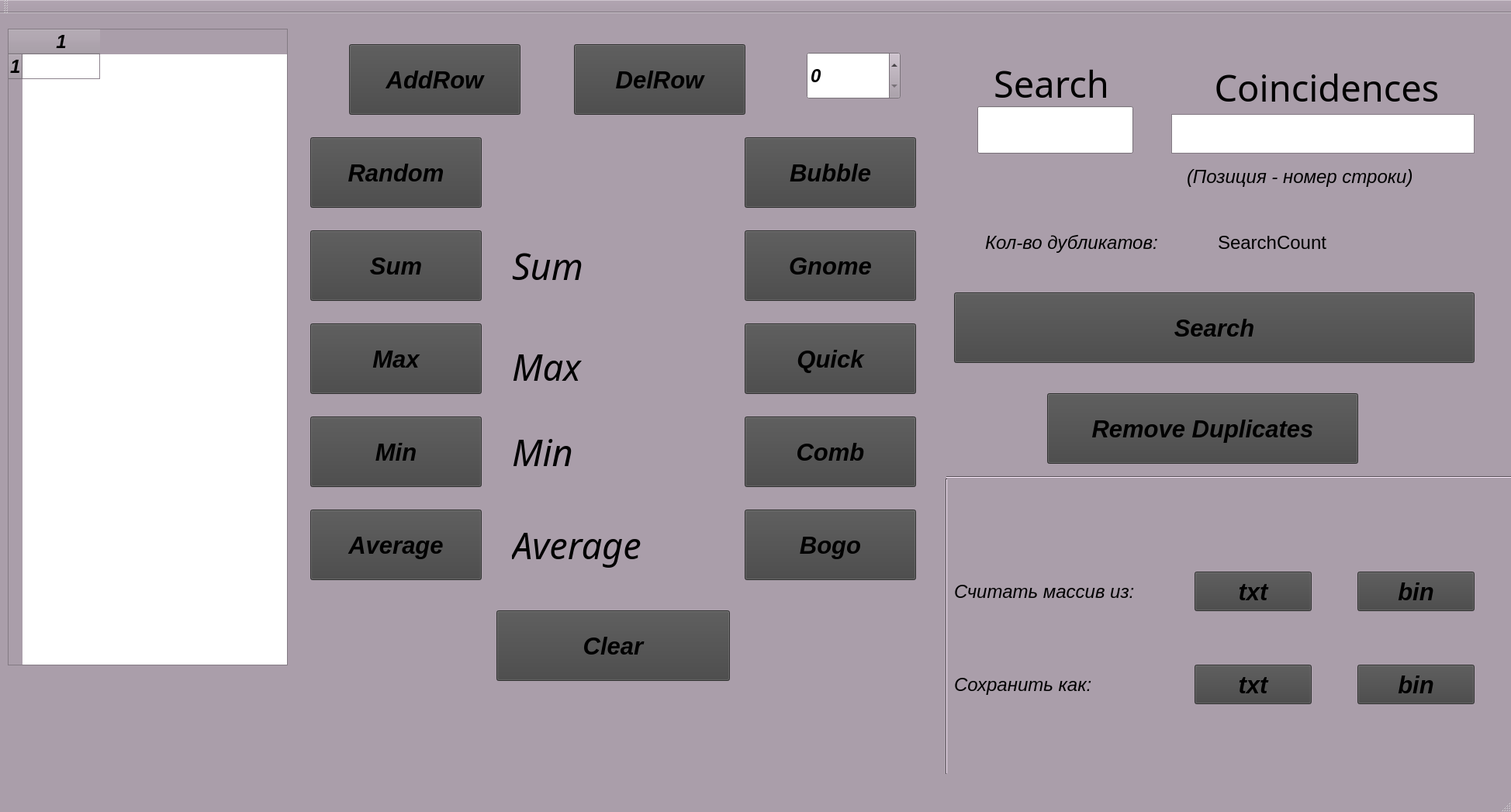
<?xml version="1.0" encoding="UTF-8"?>
<ui version="4.0">
 <class>MainWindow</class>
 <widget class="QMainWindow" name="MainWindow">
  <property name="geometry">
   <rect>
    <x>0</x>
    <y>0</y>
    <width>1948</width>
    <height>1047</height>
   </rect>
  </property>
  <property name="palette">
   <palette>
    <active>
     <colorrole role="WindowText">
      <brush brushstyle="SolidPattern">
       <color alpha="255">
        <red>0</red>
        <green>0</green>
        <blue>0</blue>
       </color>
      </brush>
     </colorrole>
     <colorrole role="Button">
      <brush brushstyle="SolidPattern">
       <color alpha="255">
        <red>170</red>
        <green>158</green>
        <blue>170</blue>
       </color>
      </brush>
     </colorrole>
     <colorrole role="Light">
      <brush brushstyle="SolidPattern">
       <color alpha="255">
        <red>255</red>
        <green>237</green>
        <blue>255</blue>
       </color>
      </brush>
     </colorrole>
     <colorrole role="Midlight">
      <brush brushstyle="SolidPattern">
       <color alpha="255">
        <red>212</red>
        <green>197</green>
        <blue>212</blue>
       </color>
      </brush>
     </colorrole>
     <colorrole role="Dark">
      <brush brushstyle="SolidPattern">
       <color alpha="255">
        <red>85</red>
        <green>79</green>
        <blue>85</blue>
       </color>
      </brush>
     </colorrole>
     <colorrole role="Mid">
      <brush brushstyle="SolidPattern">
       <color alpha="255">
        <red>113</red>
        <green>105</green>
        <blue>113</blue>
       </color>
      </brush>
     </colorrole>
     <colorrole role="Text">
      <brush brushstyle="SolidPattern">
       <color alpha="255">
        <red>0</red>
        <green>0</green>
        <blue>0</blue>
       </color>
      </brush>
     </colorrole>
     <colorrole role="BrightText">
      <brush brushstyle="SolidPattern">
       <color alpha="255">
        <red>255</red>
        <green>255</green>
        <blue>255</blue>
       </color>
      </brush>
     </colorrole>
     <colorrole role="ButtonText">
      <brush brushstyle="SolidPattern">
       <color alpha="255">
        <red>0</red>
        <green>0</green>
        <blue>0</blue>
       </color>
      </brush>
     </colorrole>
     <colorrole role="Base">
      <brush brushstyle="SolidPattern">
       <color alpha="255">
        <red>255</red>
        <green>255</green>
        <blue>255</blue>
       </color>
      </brush>
     </colorrole>
     <colorrole role="Window">
      <brush brushstyle="SolidPattern">
       <color alpha="255">
        <red>170</red>
        <green>158</green>
        <blue>170</blue>
       </color>
      </brush>
     </colorrole>
     <colorrole role="Shadow">
      <brush brushstyle="SolidPattern">
       <color alpha="255">
        <red>0</red>
        <green>0</green>
        <blue>0</blue>
       </color>
      </brush>
     </colorrole>
     <colorrole role="AlternateBase">
      <brush brushstyle="SolidPattern">
       <color alpha="255">
        <red>212</red>
        <green>206</green>
        <blue>212</blue>
       </color>
      </brush>
     </colorrole>
     <colorrole role="ToolTipBase">
      <brush brushstyle="SolidPattern">
       <color alpha="255">
        <red>255</red>
        <green>255</green>
        <blue>220</blue>
       </color>
      </brush>
     </colorrole>
     <colorrole role="ToolTipText">
      <brush brushstyle="SolidPattern">
       <color alpha="255">
        <red>0</red>
        <green>0</green>
        <blue>0</blue>
       </color>
      </brush>
     </colorrole>
     <colorrole role="PlaceholderText">
      <brush brushstyle="SolidPattern">
       <color alpha="128">
        <red>0</red>
        <green>0</green>
        <blue>0</blue>
       </color>
      </brush>
     </colorrole>
    </active>
    <inactive>
     <colorrole role="WindowText">
      <brush brushstyle="SolidPattern">
       <color alpha="255">
        <red>0</red>
        <green>0</green>
        <blue>0</blue>
       </color>
      </brush>
     </colorrole>
     <colorrole role="Button">
      <brush brushstyle="SolidPattern">
       <color alpha="255">
        <red>170</red>
        <green>158</green>
        <blue>170</blue>
       </color>
      </brush>
     </colorrole>
     <colorrole role="Light">
      <brush brushstyle="SolidPattern">
       <color alpha="255">
        <red>255</red>
        <green>237</green>
        <blue>255</blue>
       </color>
      </brush>
     </colorrole>
     <colorrole role="Midlight">
      <brush brushstyle="SolidPattern">
       <color alpha="255">
        <red>212</red>
        <green>197</green>
        <blue>212</blue>
       </color>
      </brush>
     </colorrole>
     <colorrole role="Dark">
      <brush brushstyle="SolidPattern">
       <color alpha="255">
        <red>85</red>
        <green>79</green>
        <blue>85</blue>
       </color>
      </brush>
     </colorrole>
     <colorrole role="Mid">
      <brush brushstyle="SolidPattern">
       <color alpha="255">
        <red>113</red>
        <green>105</green>
        <blue>113</blue>
       </color>
      </brush>
     </colorrole>
     <colorrole role="Text">
      <brush brushstyle="SolidPattern">
       <color alpha="255">
        <red>0</red>
        <green>0</green>
        <blue>0</blue>
       </color>
      </brush>
     </colorrole>
     <colorrole role="BrightText">
      <brush brushstyle="SolidPattern">
       <color alpha="255">
        <red>255</red>
        <green>255</green>
        <blue>255</blue>
       </color>
      </brush>
     </colorrole>
     <colorrole role="ButtonText">
      <brush brushstyle="SolidPattern">
       <color alpha="255">
        <red>0</red>
        <green>0</green>
        <blue>0</blue>
       </color>
      </brush>
     </colorrole>
     <colorrole role="Base">
      <brush brushstyle="SolidPattern">
       <color alpha="255">
        <red>255</red>
        <green>255</green>
        <blue>255</blue>
       </color>
      </brush>
     </colorrole>
     <colorrole role="Window">
      <brush brushstyle="SolidPattern">
       <color alpha="255">
        <red>170</red>
        <green>158</green>
        <blue>170</blue>
       </color>
      </brush>
     </colorrole>
     <colorrole role="Shadow">
      <brush brushstyle="SolidPattern">
       <color alpha="255">
        <red>0</red>
        <green>0</green>
        <blue>0</blue>
       </color>
      </brush>
     </colorrole>
     <colorrole role="AlternateBase">
      <brush brushstyle="SolidPattern">
       <color alpha="255">
        <red>212</red>
        <green>206</green>
        <blue>212</blue>
       </color>
      </brush>
     </colorrole>
     <colorrole role="ToolTipBase">
      <brush brushstyle="SolidPattern">
       <color alpha="255">
        <red>255</red>
        <green>255</green>
        <blue>220</blue>
       </color>
      </brush>
     </colorrole>
     <colorrole role="ToolTipText">
      <brush brushstyle="SolidPattern">
       <color alpha="255">
        <red>0</red>
        <green>0</green>
        <blue>0</blue>
       </color>
      </brush>
     </colorrole>
     <colorrole role="PlaceholderText">
      <brush brushstyle="SolidPattern">
       <color alpha="128">
        <red>0</red>
        <green>0</green>
        <blue>0</blue>
       </color>
      </brush>
     </colorrole>
    </inactive>
    <disabled>
     <colorrole role="WindowText">
      <brush brushstyle="SolidPattern">
       <color alpha="255">
        <red>85</red>
        <green>79</green>
        <blue>85</blue>
       </color>
      </brush>
     </colorrole>
     <colorrole role="Button">
      <brush brushstyle="SolidPattern">
       <color alpha="255">
        <red>170</red>
        <green>158</green>
        <blue>170</blue>
       </color>
      </brush>
     </colorrole>
     <colorrole role="Light">
      <brush brushstyle="SolidPattern">
       <color alpha="255">
        <red>255</red>
        <green>237</green>
        <blue>255</blue>
       </color>
      </brush>
     </colorrole>
     <colorrole role="Midlight">
      <brush brushstyle="SolidPattern">
       <color alpha="255">
        <red>212</red>
        <green>197</green>
        <blue>212</blue>
       </color>
      </brush>
     </colorrole>
     <colorrole role="Dark">
      <brush brushstyle="SolidPattern">
       <color alpha="255">
        <red>85</red>
        <green>79</green>
        <blue>85</blue>
       </color>
      </brush>
     </colorrole>
     <colorrole role="Mid">
      <brush brushstyle="SolidPattern">
       <color alpha="255">
        <red>113</red>
        <green>105</green>
        <blue>113</blue>
       </color>
      </brush>
     </colorrole>
     <colorrole role="Text">
      <brush brushstyle="SolidPattern">
       <color alpha="255">
        <red>85</red>
        <green>79</green>
        <blue>85</blue>
       </color>
      </brush>
     </colorrole>
     <colorrole role="BrightText">
      <brush brushstyle="SolidPattern">
       <color alpha="255">
        <red>255</red>
        <green>255</green>
        <blue>255</blue>
       </color>
      </brush>
     </colorrole>
     <colorrole role="ButtonText">
      <brush brushstyle="SolidPattern">
       <color alpha="255">
        <red>85</red>
        <green>79</green>
        <blue>85</blue>
       </color>
      </brush>
     </colorrole>
     <colorrole role="Base">
      <brush brushstyle="SolidPattern">
       <color alpha="255">
        <red>170</red>
        <green>158</green>
        <blue>170</blue>
       </color>
      </brush>
     </colorrole>
     <colorrole role="Window">
      <brush brushstyle="SolidPattern">
       <color alpha="255">
        <red>170</red>
        <green>158</green>
        <blue>170</blue>
       </color>
      </brush>
     </colorrole>
     <colorrole role="Shadow">
      <brush brushstyle="SolidPattern">
       <color alpha="255">
        <red>0</red>
        <green>0</green>
        <blue>0</blue>
       </color>
      </brush>
     </colorrole>
     <colorrole role="AlternateBase">
      <brush brushstyle="SolidPattern">
       <color alpha="255">
        <red>170</red>
        <green>158</green>
        <blue>170</blue>
       </color>
      </brush>
     </colorrole>
     <colorrole role="ToolTipBase">
      <brush brushstyle="SolidPattern">
       <color alpha="255">
        <red>255</red>
        <green>255</green>
        <blue>220</blue>
       </color>
      </brush>
     </colorrole>
     <colorrole role="ToolTipText">
      <brush brushstyle="SolidPattern">
       <color alpha="255">
        <red>0</red>
        <green>0</green>
        <blue>0</blue>
       </color>
      </brush>
     </colorrole>
     <colorrole role="PlaceholderText">
      <brush brushstyle="SolidPattern">
       <color alpha="128">
        <red>0</red>
        <green>0</green>
        <blue>0</blue>
       </color>
      </brush>
     </colorrole>
    </disabled>
   </palette>
  </property>
  <property name="font">
   <font>
    <pointsize>18</pointsize>
   </font>
  </property>
  <property name="windowTitle">
   <string>MainWindow</string>
  </property>
  <widget class="QWidget" name="centralWidget">
   <widget class="QTableWidget" name="tableWidget">
    <property name="geometry">
     <rect>
      <x>10</x>
      <y>20</y>
      <width>361</width>
      <height>821</height>
     </rect>
    </property>
    <property name="font">
     <font>
      <pointsize>18</pointsize>
      <weight>75</weight>
      <italic>true</italic>
      <bold>true</bold>
     </font>
    </property>
    <row>
     <property name="text">
      <string>1</string>
     </property>
    </row>
    <column>
     <property name="text">
      <string>1</string>
     </property>
    </column>
    <item row="0" column="0">
     <property name="font">
      <font>
       <pointsize>18</pointsize>
      </font>
     </property>
    </item>
   </widget>
   <widget class="QPushButton" name="pushButton_Addrow">
    <property name="geometry">
     <rect>
      <x>450</x>
      <y>40</y>
      <width>221</width>
      <height>91</height>
     </rect>
    </property>
    <property name="font">
     <font>
      <pointsize>23</pointsize>
      <weight>75</weight>
      <italic>true</italic>
      <bold>true</bold>
      <underline>false</underline>
      <strikeout>false</strikeout>
      <kerning>true</kerning>
     </font>
    </property>
    <property name="cursor">
     <cursorShape>PointingHandCursor</cursorShape>
    </property>
    <property name="styleSheet">
     <string notr="true">color: qlineargradient(spread:pad, x1:0, y1:0, x2:1, y2:0, stop:0 rgba(245, 224, 176, 255), stop:0.09 rgba(246, 189, 237, 255), stop:0.14 rgba(194, 207, 246, 255), stop:0.19 rgba(184, 160, 168, 255), stop:0.25 rgba(171, 186, 248, 255), stop:0.32 rgba(243, 248, 224, 255), stop:0.385 rgba(249, 162, 183, 255), stop:0.47 rgba(100, 115, 124, 255), stop:0.58 rgba(251, 205, 202, 255), stop:0.65 rgba(170, 128, 185, 255), stop:0.75 rgba(252, 222, 204, 255), stop:0.805 rgba(206, 122, 218, 255), stop:0.86 rgba(254, 223, 175, 255), stop:0.91 rgba(254, 236, 244, 255), stop:1 rgba(255, 191, 221, 255));
background-color: rgb(68, 68, 68);</string>
    </property>
    <property name="text">
     <string>AddRow</string>
    </property>
   </widget>
   <widget class="QPushButton" name="pushButton_DelRow">
    <property name="geometry">
     <rect>
      <x>740</x>
      <y>40</y>
      <width>221</width>
      <height>91</height>
     </rect>
    </property>
    <property name="font">
     <font>
      <pointsize>23</pointsize>
      <weight>75</weight>
      <italic>true</italic>
      <bold>true</bold>
     </font>
    </property>
    <property name="styleSheet">
     <string notr="true">color: qlineargradient(spread:pad, x1:0, y1:0, x2:1, y2:0, stop:0 rgba(245, 224, 176, 255), stop:0.09 rgba(246, 189, 237, 255), stop:0.14 rgba(194, 207, 246, 255), stop:0.19 rgba(184, 160, 168, 255), stop:0.25 rgba(171, 186, 248, 255), stop:0.32 rgba(243, 248, 224, 255), stop:0.385 rgba(249, 162, 183, 255), stop:0.47 rgba(100, 115, 124, 255), stop:0.58 rgba(251, 205, 202, 255), stop:0.65 rgba(170, 128, 185, 255), stop:0.75 rgba(252, 222, 204, 255), stop:0.805 rgba(206, 122, 218, 255), stop:0.86 rgba(254, 223, 175, 255), stop:0.91 rgba(254, 236, 244, 255), stop:1 rgba(255, 191, 221, 255));
background-color: rgb(68, 68, 68);</string>
    </property>
    <property name="text">
     <string>DelRow</string>
    </property>
   </widget>
   <widget class="QPushButton" name="pushButton_Random">
    <property name="geometry">
     <rect>
      <x>400</x>
      <y>160</y>
      <width>221</width>
      <height>91</height>
     </rect>
    </property>
    <property name="font">
     <font>
      <pointsize>23</pointsize>
      <weight>75</weight>
      <italic>true</italic>
      <bold>true</bold>
     </font>
    </property>
    <property name="cursor">
     <cursorShape>PointingHandCursor</cursorShape>
    </property>
    <property name="styleSheet">
     <string notr="true">color: qlineargradient(spread:pad, x1:0, y1:0, x2:1, y2:0, stop:0 rgba(245, 224, 176, 255), stop:0.09 rgba(246, 189, 237, 255), stop:0.14 rgba(194, 207, 246, 255), stop:0.19 rgba(184, 160, 168, 255), stop:0.25 rgba(171, 186, 248, 255), stop:0.32 rgba(243, 248, 224, 255), stop:0.385 rgba(249, 162, 183, 255), stop:0.47 rgba(100, 115, 124, 255), stop:0.58 rgba(251, 205, 202, 255), stop:0.65 rgba(170, 128, 185, 255), stop:0.75 rgba(252, 222, 204, 255), stop:0.805 rgba(206, 122, 218, 255), stop:0.86 rgba(254, 223, 175, 255), stop:0.91 rgba(254, 236, 244, 255), stop:1 rgba(255, 191, 221, 255));
background-color: rgb(68, 68, 68);</string>
    </property>
    <property name="text">
     <string>Random</string>
    </property>
   </widget>
   <widget class="QPushButton" name="pushButton_Sum">
    <property name="geometry">
     <rect>
      <x>400</x>
      <y>280</y>
      <width>221</width>
      <height>91</height>
     </rect>
    </property>
    <property name="font">
     <font>
      <pointsize>23</pointsize>
      <weight>75</weight>
      <italic>true</italic>
      <bold>true</bold>
     </font>
    </property>
    <property name="cursor">
     <cursorShape>PointingHandCursor</cursorShape>
    </property>
    <property name="styleSheet">
     <string notr="true">color: qlineargradient(spread:pad, x1:0, y1:0, x2:1, y2:0, stop:0 rgba(245, 224, 176, 255), stop:0.09 rgba(246, 189, 237, 255), stop:0.14 rgba(194, 207, 246, 255), stop:0.19 rgba(184, 160, 168, 255), stop:0.25 rgba(171, 186, 248, 255), stop:0.32 rgba(243, 248, 224, 255), stop:0.385 rgba(249, 162, 183, 255), stop:0.47 rgba(100, 115, 124, 255), stop:0.58 rgba(251, 205, 202, 255), stop:0.65 rgba(170, 128, 185, 255), stop:0.75 rgba(252, 222, 204, 255), stop:0.805 rgba(206, 122, 218, 255), stop:0.86 rgba(254, 223, 175, 255), stop:0.91 rgba(254, 236, 244, 255), stop:1 rgba(255, 191, 221, 255));
background-color: rgb(68, 68, 68);</string>
    </property>
    <property name="text">
     <string>Sum</string>
    </property>
   </widget>
   <widget class="QPushButton" name="pushButton_Max">
    <property name="geometry">
     <rect>
      <x>400</x>
      <y>400</y>
      <width>221</width>
      <height>91</height>
     </rect>
    </property>
    <property name="font">
     <font>
      <pointsize>23</pointsize>
      <weight>75</weight>
      <italic>true</italic>
      <bold>true</bold>
     </font>
    </property>
    <property name="cursor">
     <cursorShape>PointingHandCursor</cursorShape>
    </property>
    <property name="styleSheet">
     <string notr="true">color: qlineargradient(spread:pad, x1:0, y1:0, x2:1, y2:0, stop:0 rgba(245, 224, 176, 255), stop:0.09 rgba(246, 189, 237, 255), stop:0.14 rgba(194, 207, 246, 255), stop:0.19 rgba(184, 160, 168, 255), stop:0.25 rgba(171, 186, 248, 255), stop:0.32 rgba(243, 248, 224, 255), stop:0.385 rgba(249, 162, 183, 255), stop:0.47 rgba(100, 115, 124, 255), stop:0.58 rgba(251, 205, 202, 255), stop:0.65 rgba(170, 128, 185, 255), stop:0.75 rgba(252, 222, 204, 255), stop:0.805 rgba(206, 122, 218, 255), stop:0.86 rgba(254, 223, 175, 255), stop:0.91 rgba(254, 236, 244, 255), stop:1 rgba(255, 191, 221, 255));
background-color: rgb(68, 68, 68);</string>
    </property>
    <property name="text">
     <string>Max</string>
    </property>
   </widget>
   <widget class="QPushButton" name="pushButton_Min">
    <property name="geometry">
     <rect>
      <x>400</x>
      <y>520</y>
      <width>221</width>
      <height>91</height>
     </rect>
    </property>
    <property name="font">
     <font>
      <pointsize>23</pointsize>
      <weight>75</weight>
      <italic>true</italic>
      <bold>true</bold>
     </font>
    </property>
    <property name="cursor">
     <cursorShape>PointingHandCursor</cursorShape>
    </property>
    <property name="styleSheet">
     <string notr="true">color: qlineargradient(spread:pad, x1:0, y1:0, x2:1, y2:0, stop:0 rgba(245, 224, 176, 255), stop:0.09 rgba(246, 189, 237, 255), stop:0.14 rgba(194, 207, 246, 255), stop:0.19 rgba(184, 160, 168, 255), stop:0.25 rgba(171, 186, 248, 255), stop:0.32 rgba(243, 248, 224, 255), stop:0.385 rgba(249, 162, 183, 255), stop:0.47 rgba(100, 115, 124, 255), stop:0.58 rgba(251, 205, 202, 255), stop:0.65 rgba(170, 128, 185, 255), stop:0.75 rgba(252, 222, 204, 255), stop:0.805 rgba(206, 122, 218, 255), stop:0.86 rgba(254, 223, 175, 255), stop:0.91 rgba(254, 236, 244, 255), stop:1 rgba(255, 191, 221, 255));
background-color: rgb(68, 68, 68);</string>
    </property>
    <property name="text">
     <string>Min</string>
    </property>
   </widget>
   <widget class="QPushButton" name="pushButton_Average">
    <property name="geometry">
     <rect>
      <x>400</x>
      <y>640</y>
      <width>221</width>
      <height>91</height>
     </rect>
    </property>
    <property name="font">
     <font>
      <pointsize>23</pointsize>
      <weight>75</weight>
      <italic>true</italic>
      <bold>true</bold>
     </font>
    </property>
    <property name="cursor">
     <cursorShape>PointingHandCursor</cursorShape>
    </property>
    <property name="styleSheet">
     <string notr="true">background-color: rgb(68, 68, 68);
color: qlineargradient(spread:pad, x1:0, y1:0, x2:1, y2:0, stop:0 rgba(245, 224, 176, 255), stop:0.09 rgba(246, 189, 237, 255), stop:0.14 rgba(194, 207, 246, 255), stop:0.19 rgba(184, 160, 168, 255), stop:0.25 rgba(171, 186, 248, 255), stop:0.32 rgba(243, 248, 224, 255), stop:0.385 rgba(249, 162, 183, 255), stop:0.47 rgba(100, 115, 124, 255), stop:0.58 rgba(251, 205, 202, 255), stop:0.65 rgba(170, 128, 185, 255), stop:0.75 rgba(252, 222, 204, 255), stop:0.805 rgba(206, 122, 218, 255), stop:0.86 rgba(254, 223, 175, 255), stop:0.91 rgba(254, 236, 244, 255), stop:1 rgba(255, 191, 221, 255));</string>
    </property>
    <property name="text">
     <string>Average</string>
    </property>
   </widget>
   <widget class="QPushButton" name="pushButton_Clear">
    <property name="geometry">
     <rect>
      <x>640</x>
      <y>770</y>
      <width>301</width>
      <height>91</height>
     </rect>
    </property>
    <property name="font">
     <font>
      <pointsize>23</pointsize>
      <weight>75</weight>
      <italic>true</italic>
      <bold>true</bold>
     </font>
    </property>
    <property name="cursor">
     <cursorShape>PointingHandCursor</cursorShape>
    </property>
    <property name="styleSheet">
     <string notr="true">color: qlineargradient(spread:pad, x1:0, y1:0, x2:1, y2:0, stop:0 rgba(245, 224, 176, 255), stop:0.09 rgba(246, 189, 237, 255), stop:0.14 rgba(194, 207, 246, 255), stop:0.19 rgba(184, 160, 168, 255), stop:0.25 rgba(171, 186, 248, 255), stop:0.32 rgba(243, 248, 224, 255), stop:0.385 rgba(249, 162, 183, 255), stop:0.47 rgba(100, 115, 124, 255), stop:0.58 rgba(251, 205, 202, 255), stop:0.65 rgba(170, 128, 185, 255), stop:0.75 rgba(252, 222, 204, 255), stop:0.805 rgba(206, 122, 218, 255), stop:0.86 rgba(254, 223, 175, 255), stop:0.91 rgba(254, 236, 244, 255), stop:1 rgba(255, 191, 221, 255));
background-color: rgb(68, 68, 68);</string>
    </property>
    <property name="text">
     <string>Clear</string>
    </property>
   </widget>
   <widget class="QSpinBox" name="spinBox">
    <property name="geometry">
     <rect>
      <x>1040</x>
      <y>50</y>
      <width>121</width>
      <height>61</height>
     </rect>
    </property>
    <property name="font">
     <font>
      <weight>75</weight>
      <italic>true</italic>
      <bold>true</bold>
     </font>
    </property>
   </widget>
   <widget class="QPushButton" name="pushButton_Bubble">
    <property name="geometry">
     <rect>
      <x>960</x>
      <y>160</y>
      <width>221</width>
      <height>91</height>
     </rect>
    </property>
    <property name="font">
     <font>
      <pointsize>23</pointsize>
      <weight>75</weight>
      <italic>true</italic>
      <bold>true</bold>
      <underline>false</underline>
     </font>
    </property>
    <property name="cursor">
     <cursorShape>PointingHandCursor</cursorShape>
    </property>
    <property name="styleSheet">
     <string notr="true">color: qlineargradient(spread:pad, x1:0, y1:0, x2:1, y2:0, stop:0 rgba(245, 224, 176, 255), stop:0.09 rgba(246, 189, 237, 255), stop:0.14 rgba(194, 207, 246, 255), stop:0.19 rgba(184, 160, 168, 255), stop:0.25 rgba(171, 186, 248, 255), stop:0.32 rgba(243, 248, 224, 255), stop:0.385 rgba(249, 162, 183, 255), stop:0.47 rgba(100, 115, 124, 255), stop:0.58 rgba(251, 205, 202, 255), stop:0.65 rgba(170, 128, 185, 255), stop:0.75 rgba(252, 222, 204, 255), stop:0.805 rgba(206, 122, 218, 255), stop:0.86 rgba(254, 223, 175, 255), stop:0.91 rgba(254, 236, 244, 255), stop:1 rgba(255, 191, 221, 255));
background-color: rgb(68, 68, 68);</string>
    </property>
    <property name="text">
     <string>Bubble</string>
    </property>
   </widget>
   <widget class="QPushButton" name="pushButton_Gnome">
    <property name="geometry">
     <rect>
      <x>960</x>
      <y>280</y>
      <width>221</width>
      <height>91</height>
     </rect>
    </property>
    <property name="font">
     <font>
      <pointsize>23</pointsize>
      <weight>75</weight>
      <italic>true</italic>
      <bold>true</bold>
     </font>
    </property>
    <property name="cursor">
     <cursorShape>PointingHandCursor</cursorShape>
    </property>
    <property name="styleSheet">
     <string notr="true">background-color: rgb(68, 68, 68);
color: qlineargradient(spread:pad, x1:0, y1:0, x2:1, y2:0, stop:0 rgba(245, 224, 176, 255), stop:0.09 rgba(246, 189, 237, 255), stop:0.14 rgba(194, 207, 246, 255), stop:0.19 rgba(184, 160, 168, 255), stop:0.25 rgba(171, 186, 248, 255), stop:0.32 rgba(243, 248, 224, 255), stop:0.385 rgba(249, 162, 183, 255), stop:0.47 rgba(100, 115, 124, 255), stop:0.58 rgba(251, 205, 202, 255), stop:0.65 rgba(170, 128, 185, 255), stop:0.75 rgba(252, 222, 204, 255), stop:0.805 rgba(206, 122, 218, 255), stop:0.86 rgba(254, 223, 175, 255), stop:0.91 rgba(254, 236, 244, 255), stop:1 rgba(255, 191, 221, 255));</string>
    </property>
    <property name="text">
     <string>Gnome</string>
    </property>
   </widget>
   <widget class="QPushButton" name="pushButton_Quick">
    <property name="geometry">
     <rect>
      <x>960</x>
      <y>400</y>
      <width>221</width>
      <height>91</height>
     </rect>
    </property>
    <property name="font">
     <font>
      <pointsize>23</pointsize>
      <weight>75</weight>
      <italic>true</italic>
      <bold>true</bold>
     </font>
    </property>
    <property name="cursor">
     <cursorShape>PointingHandCursor</cursorShape>
    </property>
    <property name="styleSheet">
     <string notr="true">color: qlineargradient(spread:pad, x1:0, y1:0, x2:1, y2:0, stop:0 rgba(245, 224, 176, 255), stop:0.09 rgba(246, 189, 237, 255), stop:0.14 rgba(194, 207, 246, 255), stop:0.19 rgba(184, 160, 168, 255), stop:0.25 rgba(171, 186, 248, 255), stop:0.32 rgba(243, 248, 224, 255), stop:0.385 rgba(249, 162, 183, 255), stop:0.47 rgba(100, 115, 124, 255), stop:0.58 rgba(251, 205, 202, 255), stop:0.65 rgba(170, 128, 185, 255), stop:0.75 rgba(252, 222, 204, 255), stop:0.805 rgba(206, 122, 218, 255), stop:0.86 rgba(254, 223, 175, 255), stop:0.91 rgba(254, 236, 244, 255), stop:1 rgba(255, 191, 221, 255));
background-color: rgb(68, 68, 68);</string>
    </property>
    <property name="text">
     <string>Quick</string>
    </property>
   </widget>
   <widget class="QPushButton" name="pushButton_Comb">
    <property name="geometry">
     <rect>
      <x>960</x>
      <y>520</y>
      <width>221</width>
      <height>91</height>
     </rect>
    </property>
    <property name="font">
     <font>
      <pointsize>23</pointsize>
      <weight>75</weight>
      <italic>true</italic>
      <bold>true</bold>
     </font>
    </property>
    <property name="cursor">
     <cursorShape>PointingHandCursor</cursorShape>
    </property>
    <property name="styleSheet">
     <string notr="true">background-color: rgb(68, 68, 68);
color: qlineargradient(spread:pad, x1:0, y1:0, x2:1, y2:0, stop:0 rgba(245, 224, 176, 255), stop:0.09 rgba(246, 189, 237, 255), stop:0.14 rgba(194, 207, 246, 255), stop:0.19 rgba(184, 160, 168, 255), stop:0.25 rgba(171, 186, 248, 255), stop:0.32 rgba(243, 248, 224, 255), stop:0.385 rgba(249, 162, 183, 255), stop:0.47 rgba(100, 115, 124, 255), stop:0.58 rgba(251, 205, 202, 255), stop:0.65 rgba(170, 128, 185, 255), stop:0.75 rgba(252, 222, 204, 255), stop:0.805 rgba(206, 122, 218, 255), stop:0.86 rgba(254, 223, 175, 255), stop:0.91 rgba(254, 236, 244, 255), stop:1 rgba(255, 191, 221, 255));</string>
    </property>
    <property name="text">
     <string>Comb</string>
    </property>
   </widget>
   <widget class="QPushButton" name="pushButton_Monke">
    <property name="geometry">
     <rect>
      <x>960</x>
      <y>640</y>
      <width>221</width>
      <height>91</height>
     </rect>
    </property>
    <property name="font">
     <font>
      <pointsize>23</pointsize>
      <weight>75</weight>
      <italic>true</italic>
      <bold>true</bold>
     </font>
    </property>
    <property name="cursor">
     <cursorShape>PointingHandCursor</cursorShape>
    </property>
    <property name="styleSheet">
     <string notr="true">background-color: rgb(68, 68, 68);
color: qlineargradient(spread:pad, x1:0, y1:0, x2:1, y2:0, stop:0 rgba(245, 224, 176, 255), stop:0.09 rgba(246, 189, 237, 255), stop:0.14 rgba(194, 207, 246, 255), stop:0.19 rgba(184, 160, 168, 255), stop:0.25 rgba(171, 186, 248, 255), stop:0.32 rgba(243, 248, 224, 255), stop:0.385 rgba(249, 162, 183, 255), stop:0.47 rgba(100, 115, 124, 255), stop:0.58 rgba(251, 205, 202, 255), stop:0.65 rgba(170, 128, 185, 255), stop:0.75 rgba(252, 222, 204, 255), stop:0.805 rgba(206, 122, 218, 255), stop:0.86 rgba(254, 223, 175, 255), stop:0.91 rgba(254, 236, 244, 255), stop:1 rgba(255, 191, 221, 255));</string>
    </property>
    <property name="text">
     <string>Bogo</string>
    </property>
   </widget>
   <widget class="QLabel" name="label_Sum">
    <property name="geometry">
     <rect>
      <x>660</x>
      <y>290</y>
      <width>201</width>
      <height>71</height>
     </rect>
    </property>
    <property name="font">
     <font>
      <family>Vivaldi</family>
      <pointsize>35</pointsize>
      <weight>50</weight>
      <italic>true</italic>
      <bold>false</bold>
      <underline>false</underline>
     </font>
    </property>
    <property name="text">
     <string>Sum</string>
    </property>
   </widget>
   <widget class="QLabel" name="label_Max">
    <property name="geometry">
     <rect>
      <x>660</x>
      <y>420</y>
      <width>201</width>
      <height>71</height>
     </rect>
    </property>
    <property name="font">
     <font>
      <family>Vivaldi</family>
      <pointsize>35</pointsize>
      <weight>50</weight>
      <italic>true</italic>
      <bold>false</bold>
     </font>
    </property>
    <property name="text">
     <string>Max</string>
    </property>
   </widget>
   <widget class="QLabel" name="label_Min">
    <property name="geometry">
     <rect>
      <x>660</x>
      <y>530</y>
      <width>201</width>
      <height>71</height>
     </rect>
    </property>
    <property name="font">
     <font>
      <family>Vivaldi</family>
      <pointsize>35</pointsize>
      <weight>50</weight>
      <italic>true</italic>
      <bold>false</bold>
     </font>
    </property>
    <property name="text">
     <string>Min</string>
    </property>
   </widget>
   <widget class="QLabel" name="label_Average">
    <property name="geometry">
     <rect>
      <x>660</x>
      <y>650</y>
      <width>201</width>
      <height>71</height>
     </rect>
    </property>
    <property name="font">
     <font>
      <family>Vivaldi</family>
      <pointsize>35</pointsize>
      <weight>50</weight>
      <italic>true</italic>
      <bold>false</bold>
     </font>
    </property>
    <property name="text">
     <string>Average</string>
    </property>
   </widget>
   <widget class="QLabel" name="label_Search">
    <property name="geometry">
     <rect>
      <x>1250</x>
      <y>50</y>
      <width>211</width>
      <height>81</height>
     </rect>
    </property>
    <property name="font">
     <font>
      <family>Vivaldi</family>
      <pointsize>35</pointsize>
      <weight>50</weight>
      <italic>false</italic>
      <bold>false</bold>
      <underline>false</underline>
     </font>
    </property>
    <property name="text">
     <string>&lt;html&gt;&lt;head/&gt;&lt;body&gt;&lt;p align=&quot;center&quot;&gt;Search&lt;/p&gt;&lt;/body&gt;&lt;/html&gt;</string>
    </property>
   </widget>
   <widget class="QLineEdit" name="lineEdit_Search">
    <property name="geometry">
     <rect>
      <x>1260</x>
      <y>120</y>
      <width>201</width>
      <height>61</height>
     </rect>
    </property>
   </widget>
   <widget class="QLabel" name="label_Coincidences">
    <property name="geometry">
     <rect>
      <x>1560</x>
      <y>60</y>
      <width>301</width>
      <height>71</height>
     </rect>
    </property>
    <property name="font">
     <font>
      <family>Vivaldi</family>
      <pointsize>35</pointsize>
     </font>
    </property>
    <property name="text">
     <string>&lt;html&gt;&lt;head/&gt;&lt;body&gt;&lt;p align=&quot;center&quot;&gt;Coincidences&lt;/p&gt;&lt;/body&gt;&lt;/html&gt;</string>
    </property>
   </widget>
   <widget class="QPushButton" name="pushButton_Duplicates">
    <property name="geometry">
     <rect>
      <x>1350</x>
      <y>490</y>
      <width>401</width>
      <height>91</height>
     </rect>
    </property>
    <property name="font">
     <font>
      <pointsize>23</pointsize>
      <weight>75</weight>
      <italic>true</italic>
      <bold>true</bold>
      <underline>false</underline>
     </font>
    </property>
    <property name="cursor">
     <cursorShape>PointingHandCursor</cursorShape>
    </property>
    <property name="styleSheet">
     <string notr="true">background-color: rgb(68, 68, 68);
color: qlineargradient(spread:pad, x1:0, y1:0, x2:1, y2:0, stop:0 rgba(245, 224, 176, 255), stop:0.09 rgba(246, 189, 237, 255), stop:0.14 rgba(194, 207, 246, 255), stop:0.19 rgba(184, 160, 168, 255), stop:0.25 rgba(171, 186, 248, 255), stop:0.32 rgba(243, 248, 224, 255), stop:0.385 rgba(249, 162, 183, 255), stop:0.47 rgba(100, 115, 124, 255), stop:0.58 rgba(251, 205, 202, 255), stop:0.65 rgba(170, 128, 185, 255), stop:0.75 rgba(252, 222, 204, 255), stop:0.805 rgba(206, 122, 218, 255), stop:0.86 rgba(254, 223, 175, 255), stop:0.91 rgba(254, 236, 244, 255), stop:1 rgba(255, 191, 221, 255));</string>
    </property>
    <property name="text">
     <string>Remove Duplicates</string>
    </property>
   </widget>
   <widget class="QLabel" name="label">
    <property name="geometry">
     <rect>
      <x>1530</x>
      <y>190</y>
      <width>371</width>
      <height>41</height>
     </rect>
    </property>
    <property name="font">
     <font>
      <weight>50</weight>
      <italic>true</italic>
      <bold>false</bold>
     </font>
    </property>
    <property name="text">
     <string>(Позиция - номер строки)</string>
    </property>
   </widget>
   <widget class="QPushButton" name="pushButton_Search">
    <property name="geometry">
     <rect>
      <x>1230</x>
      <y>360</y>
      <width>671</width>
      <height>91</height>
     </rect>
    </property>
    <property name="font">
     <font>
      <pointsize>23</pointsize>
      <weight>75</weight>
      <italic>true</italic>
      <bold>true</bold>
     </font>
    </property>
    <property name="styleSheet">
     <string notr="true">background-color: rgb(68, 68, 68);
color: qlineargradient(spread:pad, x1:0, y1:0, x2:1, y2:0, stop:0 rgba(245, 224, 176, 255), stop:0.09 rgba(246, 189, 237, 255), stop:0.14 rgba(194, 207, 246, 255), stop:0.19 rgba(184, 160, 168, 255), stop:0.25 rgba(171, 186, 248, 255), stop:0.32 rgba(243, 248, 224, 255), stop:0.385 rgba(249, 162, 183, 255), stop:0.47 rgba(100, 115, 124, 255), stop:0.58 rgba(251, 205, 202, 255), stop:0.65 rgba(170, 128, 185, 255), stop:0.75 rgba(252, 222, 204, 255), stop:0.805 rgba(206, 122, 218, 255), stop:0.86 rgba(254, 223, 175, 255), stop:0.91 rgba(254, 236, 244, 255), stop:1 rgba(255, 191, 221, 255));</string>
    </property>
    <property name="text">
     <string>Search</string>
    </property>
   </widget>
   <widget class="QTextEdit" name="textEdit_Coincidences">
    <property name="geometry">
     <rect>
      <x>1510</x>
      <y>130</y>
      <width>391</width>
      <height>51</height>
     </rect>
    </property>
   </widget>
   <widget class="QLabel" name="label_DublicatesCount">
    <property name="geometry">
     <rect>
      <x>1270</x>
      <y>270</y>
      <width>291</width>
      <height>51</height>
     </rect>
    </property>
    <property name="font">
     <font>
      <italic>true</italic>
     </font>
    </property>
    <property name="text">
     <string>Кол-во дубликатов:</string>
    </property>
   </widget>
   <widget class="QLabel" name="label_SearchCount">
    <property name="geometry">
     <rect>
      <x>1570</x>
      <y>270</y>
      <width>271</width>
      <height>51</height>
     </rect>
    </property>
    <property name="text">
     <string>SearchCount</string>
    </property>
   </widget>
   <widget class="Line" name="line">
    <property name="geometry">
     <rect>
      <x>1210</x>
      <y>600</y>
      <width>20</width>
      <height>381</height>
     </rect>
    </property>
    <property name="orientation">
     <enum>Qt::Vertical</enum>
    </property>
   </widget>
   <widget class="Line" name="line_2">
    <property name="geometry">
     <rect>
      <x>1220</x>
      <y>590</y>
      <width>811</width>
      <height>16</height>
     </rect>
    </property>
    <property name="orientation">
     <enum>Qt::Horizontal</enum>
    </property>
   </widget>
   <widget class="QLabel" name="label_ReadMas">
    <property name="geometry">
     <rect>
      <x>1230</x>
      <y>720</y>
      <width>281</width>
      <height>51</height>
     </rect>
    </property>
    <property name="font">
     <font>
      <italic>true</italic>
     </font>
    </property>
    <property name="text">
     <string>Считать массив из:</string>
    </property>
   </widget>
   <widget class="QLabel" name="label_SaveMas">
    <property name="geometry">
     <rect>
      <x>1230</x>
      <y>840</y>
      <width>251</width>
      <height>51</height>
     </rect>
    </property>
    <property name="font">
     <font>
      <pointsize>18</pointsize>
      <weight>50</weight>
      <italic>true</italic>
      <bold>false</bold>
     </font>
    </property>
    <property name="styleSheet">
     <string notr="true"/>
    </property>
    <property name="text">
     <string>Сохранить как:</string>
    </property>
   </widget>
   <widget class="QPushButton" name="pushButton_OpenTxt">
    <property name="geometry">
     <rect>
      <x>1540</x>
      <y>720</y>
      <width>151</width>
      <height>51</height>
     </rect>
    </property>
    <property name="font">
     <font>
      <pointsize>23</pointsize>
      <weight>75</weight>
      <italic>true</italic>
      <bold>true</bold>
     </font>
    </property>
    <property name="styleSheet">
     <string notr="true">background-color: rgb(68, 68, 68);
color: qlineargradient(spread:pad, x1:0, y1:0, x2:1, y2:0, stop:0 rgba(245, 224, 176, 255), stop:0.09 rgba(246, 189, 237, 255), stop:0.14 rgba(194, 207, 246, 255), stop:0.19 rgba(184, 160, 168, 255), stop:0.25 rgba(171, 186, 248, 255), stop:0.32 rgba(243, 248, 224, 255), stop:0.385 rgba(249, 162, 183, 255), stop:0.47 rgba(100, 115, 124, 255), stop:0.58 rgba(251, 205, 202, 255), stop:0.65 rgba(170, 128, 185, 255), stop:0.75 rgba(252, 222, 204, 255), stop:0.805 rgba(206, 122, 218, 255), stop:0.86 rgba(254, 223, 175, 255), stop:0.91 rgba(254, 236, 244, 255), stop:1 rgba(255, 191, 221, 255));</string>
    </property>
    <property name="text">
     <string>txt</string>
    </property>
   </widget>
   <widget class="QPushButton" name="pushButton_OpenBin">
    <property name="geometry">
     <rect>
      <x>1750</x>
      <y>720</y>
      <width>151</width>
      <height>51</height>
     </rect>
    </property>
    <property name="font">
     <font>
      <pointsize>23</pointsize>
      <weight>75</weight>
      <italic>true</italic>
      <bold>true</bold>
     </font>
    </property>
    <property name="styleSheet">
     <string notr="true">background-color: rgb(68, 68, 68);
color: qlineargradient(spread:pad, x1:0, y1:0, x2:1, y2:0, stop:0 rgba(245, 224, 176, 255), stop:0.09 rgba(246, 189, 237, 255), stop:0.14 rgba(194, 207, 246, 255), stop:0.19 rgba(184, 160, 168, 255), stop:0.25 rgba(171, 186, 248, 255), stop:0.32 rgba(243, 248, 224, 255), stop:0.385 rgba(249, 162, 183, 255), stop:0.47 rgba(100, 115, 124, 255), stop:0.58 rgba(251, 205, 202, 255), stop:0.65 rgba(170, 128, 185, 255), stop:0.75 rgba(252, 222, 204, 255), stop:0.805 rgba(206, 122, 218, 255), stop:0.86 rgba(254, 223, 175, 255), stop:0.91 rgba(254, 236, 244, 255), stop:1 rgba(255, 191, 221, 255));</string>
    </property>
    <property name="text">
     <string>bin</string>
    </property>
   </widget>
   <widget class="QPushButton" name="pushButton_SaveTxt">
    <property name="geometry">
     <rect>
      <x>1540</x>
      <y>840</y>
      <width>151</width>
      <height>51</height>
     </rect>
    </property>
    <property name="font">
     <font>
      <pointsize>23</pointsize>
      <weight>75</weight>
      <italic>true</italic>
      <bold>true</bold>
     </font>
    </property>
    <property name="styleSheet">
     <string notr="true">background-color: rgb(68, 68, 68);
color: qlineargradient(spread:pad, x1:0, y1:0, x2:1, y2:0, stop:0 rgba(245, 224, 176, 255), stop:0.09 rgba(246, 189, 237, 255), stop:0.14 rgba(194, 207, 246, 255), stop:0.19 rgba(184, 160, 168, 255), stop:0.25 rgba(171, 186, 248, 255), stop:0.32 rgba(243, 248, 224, 255), stop:0.385 rgba(249, 162, 183, 255), stop:0.47 rgba(100, 115, 124, 255), stop:0.58 rgba(251, 205, 202, 255), stop:0.65 rgba(170, 128, 185, 255), stop:0.75 rgba(252, 222, 204, 255), stop:0.805 rgba(206, 122, 218, 255), stop:0.86 rgba(254, 223, 175, 255), stop:0.91 rgba(254, 236, 244, 255), stop:1 rgba(255, 191, 221, 255));</string>
    </property>
    <property name="text">
     <string>txt</string>
    </property>
   </widget>
   <widget class="QPushButton" name="pushButton_SaveBin">
    <property name="geometry">
     <rect>
      <x>1750</x>
      <y>840</y>
      <width>151</width>
      <height>51</height>
     </rect>
    </property>
    <property name="font">
     <font>
      <pointsize>23</pointsize>
      <weight>75</weight>
      <italic>true</italic>
      <bold>true</bold>
     </font>
    </property>
    <property name="styleSheet">
     <string notr="true">background-color: rgb(68, 68, 68);
color: qlineargradient(spread:pad, x1:0, y1:0, x2:1, y2:0, stop:0 rgba(245, 224, 176, 255), stop:0.09 rgba(246, 189, 237, 255), stop:0.14 rgba(194, 207, 246, 255), stop:0.19 rgba(184, 160, 168, 255), stop:0.25 rgba(171, 186, 248, 255), stop:0.32 rgba(243, 248, 224, 255), stop:0.385 rgba(249, 162, 183, 255), stop:0.47 rgba(100, 115, 124, 255), stop:0.58 rgba(251, 205, 202, 255), stop:0.65 rgba(170, 128, 185, 255), stop:0.75 rgba(252, 222, 204, 255), stop:0.805 rgba(206, 122, 218, 255), stop:0.86 rgba(254, 223, 175, 255), stop:0.91 rgba(254, 236, 244, 255), stop:1 rgba(255, 191, 221, 255));</string>
    </property>
    <property name="text">
     <string>bin</string>
    </property>
   </widget>
  </widget>
  <widget class="QMenuBar" name="menuBar">
   <property name="geometry">
    <rect>
     <x>0</x>
     <y>0</y>
     <width>1948</width>
     <height>21</height>
    </rect>
   </property>
  </widget>
  <widget class="QToolBar" name="mainToolBar">
   <attribute name="toolBarArea">
    <enum>TopToolBarArea</enum>
   </attribute>
   <attribute name="toolBarBreak">
    <bool>false</bool>
   </attribute>
  </widget>
  <widget class="QStatusBar" name="statusBar"/>
 </widget>
 <layoutdefault spacing="6" margin="11"/>
 <resources/>
 <connections/>
</ui>
